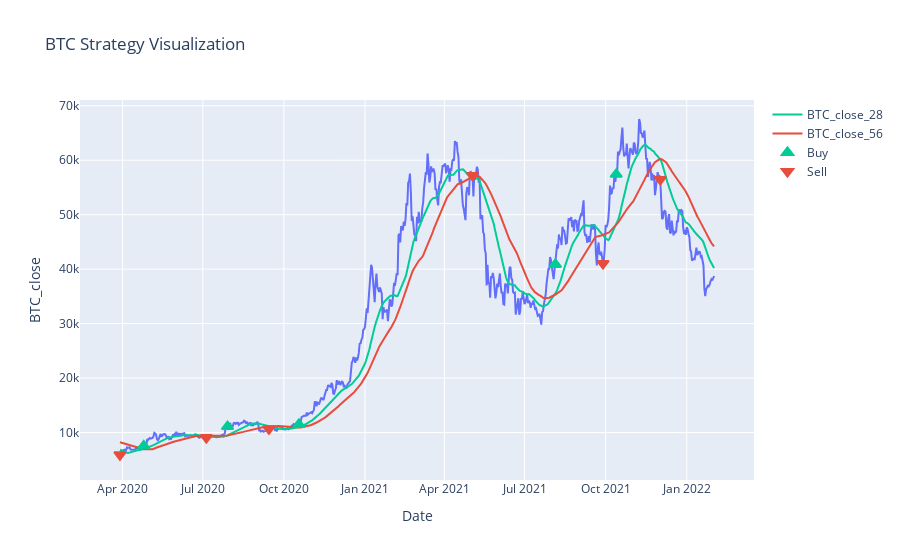

Notebook cell for this chart:
### Code cell
fig = px.line(df_btceth_ma, y="BTC_close", title='BTC Strategy Visualization')
fig.add_scatter(x=df_btceth_ma.index, y=df_btceth_ma['BTC_close_'+str(window1)], mode='lines', name='BTC_close_'+str(window1), line_color='#00CC96')
fig.add_scatter(x=df_btceth_ma.index, y=df_btceth_ma['BTC_close_'+str(window2)], mode='lines', name='BTC_close_'+str(window2), line_color='#E74C3C')

fig.add_trace(go.Scatter(mode="markers", x=df_btceth_ma.index, y=df_btceth_ma.BTC_BuySignalPrice, marker_symbol='triangle-up',
                           marker_line_color="#00CC96", marker_color="#00CC96", 
                           marker_line_width=2, marker_size=10, name='Buy'))

fig.add_trace(go.Scatter(mode="markers", x=df_btceth_ma.index, y=df_btceth_ma.BTC_SellSignalPrice, marker_symbol='triangle-down',
                           marker_line_color="#E74C3C", marker_color="#E74C3C", 
                           marker_line_width=2, marker_size=10, name='Sell'))
fig.show()

### Figure 1 — Plotly figure (JSON) as saved in the notebook; plotly's stock layout.template omitted (floating-point values rounded to 4 significant figures; data arrays with more than 128 entries replaced by an {"elided": "..."} marker saying what was removed)
{"data": [{"hovertemplate": "Date=%{x}<br>BTC_close=%{y}<extra></extra>", "legendgroup": "", "line": {"color": "#636efa", "dash": "solid"}, "marker": {"symbol": "circle"}, "mode": "lines", "name": "", "orientation": "v", "showlegend": false, "type": "scatter", "x": {"elided": "675 str values"}, "xaxis": "x", "y": {"elided": "675 float values"}, "yaxis": "y"}, {"line": {"color": "#00CC96"}, "mode": "lines", "name": "BTC_close_28", "type": "scatter", "x": {"elided": "675 str values"}, "y": {"elided": "675 float values"}}, {"line": {"color": "#E74C3C"}, "mode": "lines", "name": "BTC_close_56", "type": "scatter", "x": {"elided": "675 str values"}, "y": {"elided": "675 float values"}}, {"marker": {"color": "#00CC96", "line": {"color": "#00CC96", "width": 2}, "size": 10, "symbol": "triangle-up"}, "mode": "markers", "name": "Buy", "type": "scatter", "x": {"elided": "675 str values"}, "y": {"elided": "675 float values"}}, {"marker": {"color": "#E74C3C", "line": {"color": "#E74C3C", "width": 2}, "size": 10, "symbol": "triangle-down"}, "mode": "markers", "name": "Sell", "type": "scatter", "x": {"elided": "675 str values"}, "y": {"elided": "675 float values"}}], "layout": {"legend": {"tracegroupgap": 0}, "title": {"text": "BTC Strategy Visualization"}, "xaxis": {"anchor": "y", "domain": [0, 1], "title": {"text": "Date"}}, "yaxis": {"anchor": "x", "domain": [0, 1], "title": {"text": "BTC_close"}}}}
